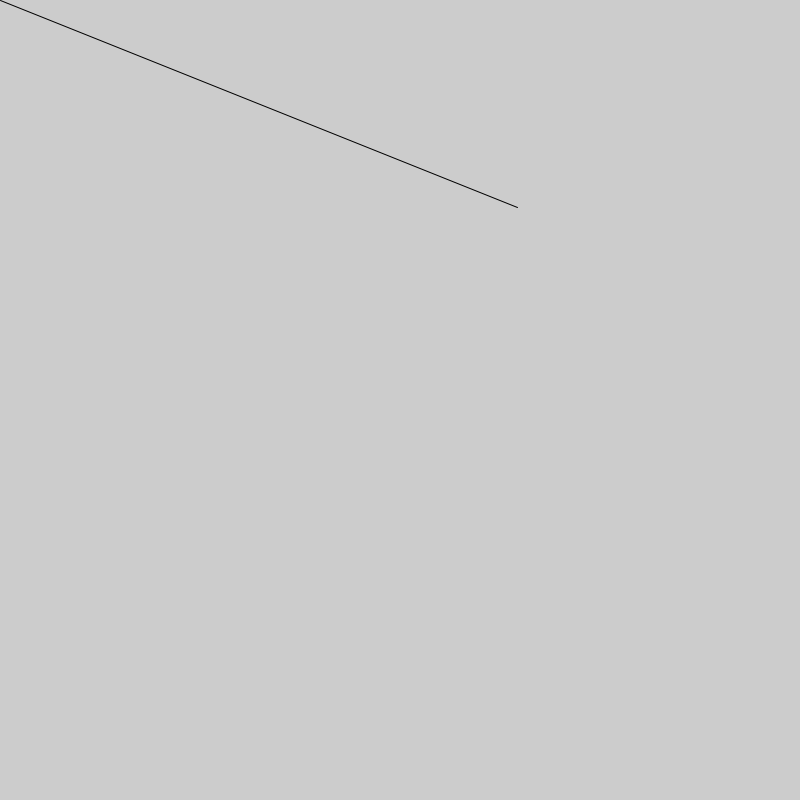
Frame 1 (no input)
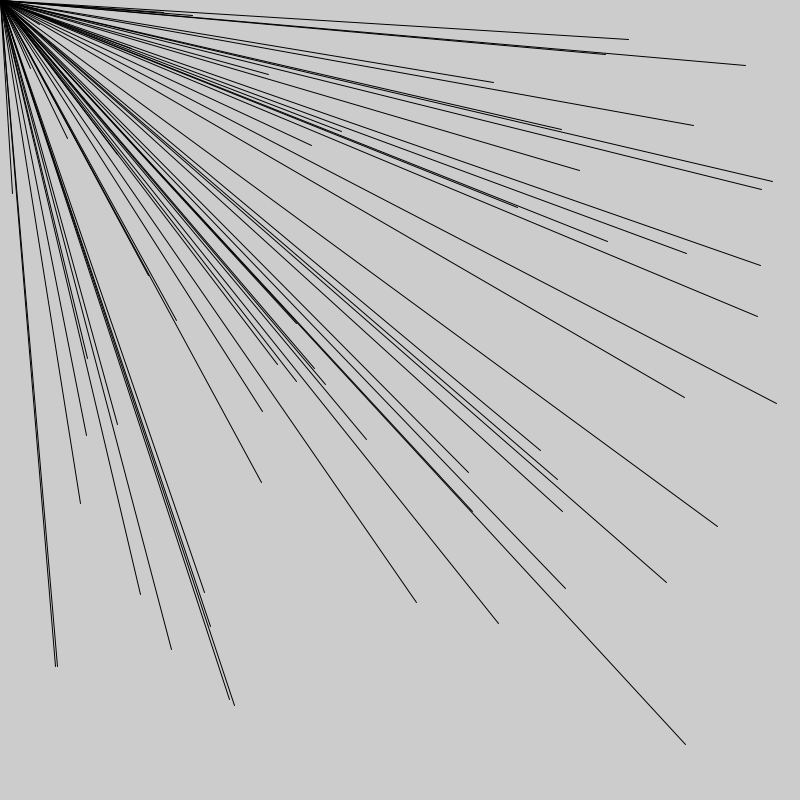
Frame 60 (the mouse pressed at the canvas centre just before this capture)
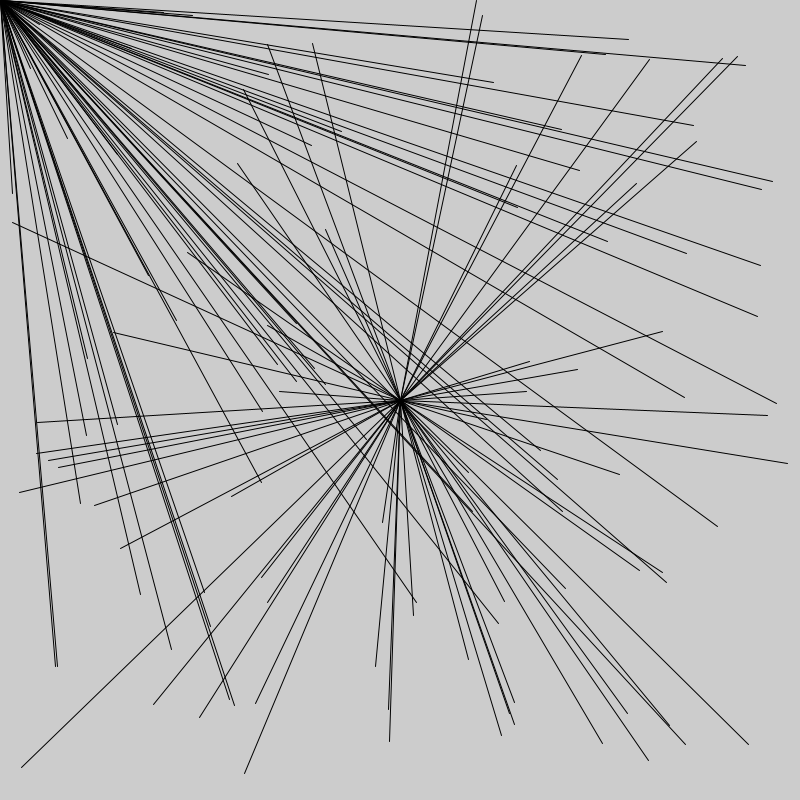
Frame 120 (the mouse held since frame 60 and released just before this capture)

The Processing sketch that drew these frames (run headless with seeded random() and noise(); from frame 60 on, the mouse is pressed at the canvas centre):

// Processing sketch: tarea_01
// ── tarea_01.pde
void setup(){
  size(800,800);

}


void draw(){
  
  line(mouseX, mouseY, random(width), random(height) );

}
